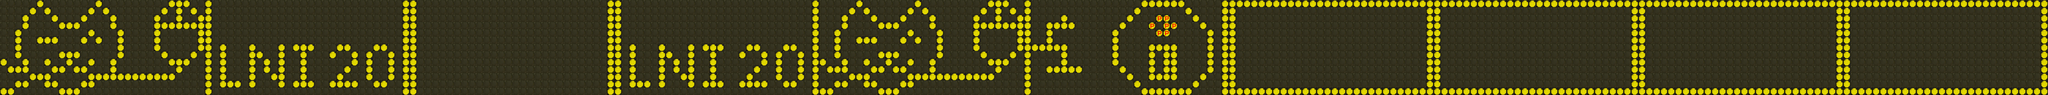

Below is a game level as drawn by its tile map, then a one-line description and the .tmx that defines it (tile-layer data replaced by summaries):
An orthogonal 280x13 tile map with 20x20 px tiles, 1 tile layer (Display) and 2 objects (Hallo Welt, Ein Text).

<map version="1.4" tiledversion="1.4.2" orientation="orthogonal" renderorder="right-down" width="280" height="13" tilewidth="20" tileheight="20" infinite="0" nextlayerid="10" nextobjectid="14">
 <tileset firstgid="1" name="ff" tilewidth="20" tileheight="20" tilecount="5" columns="5">
  <image source="../lt19/presentation_tiles.jpg" width="100" height="20" />
  <tile id="0">
   <properties>
    <property name="blink_interval" type="float" value="0" />
    <property name="type" value="back" />
   </properties>
  </tile>
  <tile id="1">
   <properties>
    <property name="blink_interval" type="float" value="0" />
    <property name="type" value="wall" />
   </properties>
  </tile>
  <tile id="2">
   <properties>
    <property name="blink_interval" type="float" value="0.2" />
    <property name="type" value="player" />
   </properties>
  </tile>
  <tile id="3">
   <properties>
    <property name="blink_interval" type="float" value="0.5" />
    <property name="type" value="coin" />
   </properties>
  </tile>
  <tile id="4">
   <properties>
    <property name="blink_interval" type="float" value="0" />
    <property name="type" value="text" />
   </properties>
  </tile>
 </tileset>
 <layer id="7" name="Display" width="280" height="13">
  <data>[3640 cells, 3640 non-empty, 3 distinct tile ids]</data>
 </layer>
 <objectgroup id="9" name="Text" visible="0">
  <object id="10" name="Hallo Welt" gid="5" x="3400" y="60" width="20" height="20" />
  <object id="13" name="Ein Text" gid="5" x="40" y="40" width="20" height="20" />
 </objectgroup>
</map>